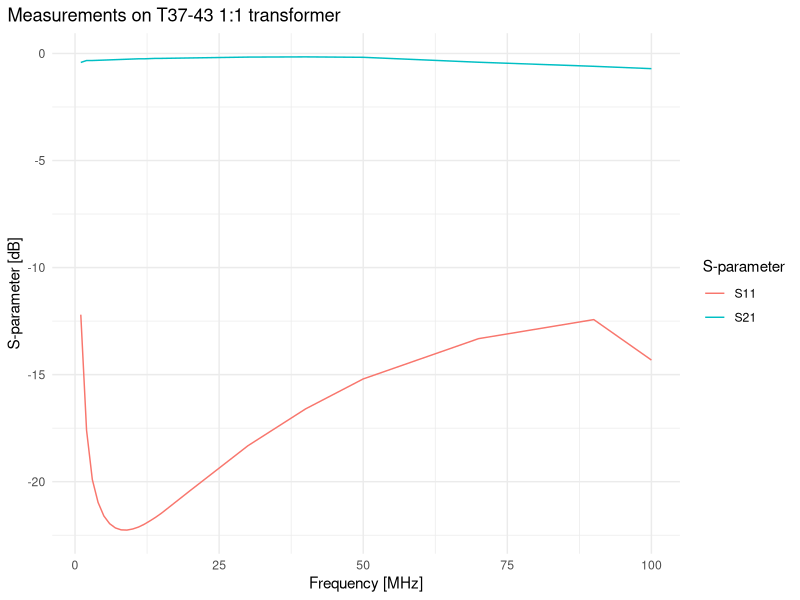

Recreate this plot in R.
## ---- chunk 1
library(tidyverse)
## ---- chunk 2
mdf <- tribble(~frequency, ~S11, ~S21,
               1, -12.2, -0.42,
               2, -17.6, -0.33,
               3, -19.9, -0.33,
               4, -20.97, -0.32,
               5, -21.6, -0.31,
               6, -21.96, -0.3,
               7, -22.16, -0.29,
               8, -22.25, -0.28,
               9, -22.26, -0.27,
               10, -22.21, -0.26,
               11, -22.12, -0.25,
               12, -21.99, -0.25,
               13, -21.83, -0.24,
               14, -21.66, -0.23,
               15, -21.47, -0.23,
               20, -20.41, -0.21,
               30, -18.32, -0.17,
               40, -16.6, -0.16, 
               50, -15.20, -0.18,
               70, -13.32, -0.41,
               90, -12.43, -0.60,
               100, -14.32, -0.71)

mdf %>% pivot_longer(c(S11,S21), names_to = "S-parameter", values_to = "sparam") %>%
  ggplot(aes(x=frequency, y=sparam, color=`S-parameter`)) +
  geom_line() +
  theme_minimal() +
  labs(x = "Frequency [MHz]",
       y = "S-parameter [dB]",
       title = "Measurements on T37-43 1:1 transformer") +
  theme(plot.title.position = "plot")
